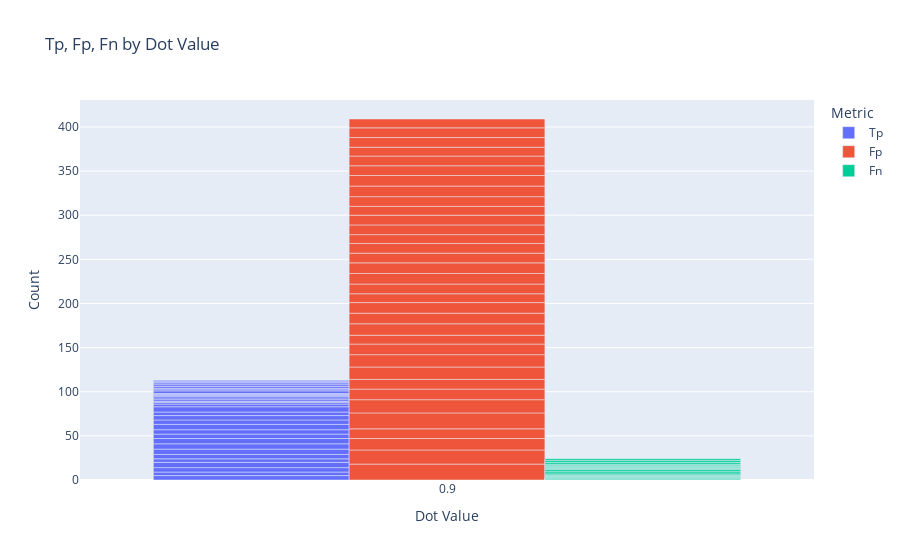

Notebook code cell kept with this figure:
### Code cell
# Melt the DataFrame for Plotly
metrics = df.melt(id_vars=['dot_value', 'distance_counts'], value_vars=['Tp', 'Fp', 'Fn'],
                 var_name='Metric', value_name='Count')

# Create a grouped bar chart
fig = go.Figure()

metrics_unique = metrics['Metric'].unique()

for metric in metrics_unique:
    fig.add_trace(go.Bar(
        name=metric,
        x=metrics[metrics['Metric'] == metric]['dot_value'],
        y=metrics[metrics['Metric'] == metric]['Count']
    ))

fig.update_layout(
    barmode='group',
    title='Tp, Fp, Fn by Dot Value',
    xaxis_title='Dot Value',
    yaxis_title='Count',
    legend_title='Metric'
)

fig.show()

### Figure 1 — Plotly figure (JSON) as saved in the notebook; plotly's stock layout.template omitted (floating-point values rounded to 4 significant figures)
{"data": [{"name": "Tp", "type": "bar", "x": [0.9, 0.9, 0.9, 0.9, 0.9, 0.9, 0.9, 0.9, 0.9, 0.9, 0.9, 0.9, 0.9, 0.9, 0.9, 0.9, 0.9, 0.9, 0.9, 0.9, 0.9, 0.9, 0.9, 0.9, 0.9, 0.9, 0.9, 0.9, 0.9, 0.9, 0.9, 0.9, 0.9, 0.9], "y": [5, 4, 5, 6, 4, 5, 6, 6, 6, 5, 5, 6, 5, 5, 4, 6, 3, 2, 1, 2, 2, 2, 1, 1, 1, 3, 2, 1, 2, 2, 2, 1, 1, 1]}, {"name": "Fp", "type": "bar", "x": [0.9, 0.9, 0.9, 0.9, 0.9, 0.9, 0.9, 0.9, 0.9, 0.9, 0.9, 0.9, 0.9, 0.9, 0.9, 0.9, 0.9, 0.9, 0.9, 0.9, 0.9, 0.9, 0.9, 0.9, 0.9, 0.9, 0.9, 0.9, 0.9, 0.9, 0.9, 0.9, 0.9, 0.9], "y": [18, 16, 13, 11, 18, 15, 12, 11, 14, 14, 12, 10, 13, 12, 12, 10, 11, 12, 12, 11, 11, 10, 11, 11, 10, 11, 12, 12, 11, 11, 10, 11, 11, 10]}, {"name": "Fn", "type": "bar", "x": [0.9, 0.9, 0.9, 0.9, 0.9, 0.9, 0.9, 0.9, 0.9, 0.9, 0.9, 0.9, 0.9, 0.9, 0.9, 0.9, 0.9, 0.9, 0.9, 0.9, 0.9, 0.9, 0.9, 0.9, 0.9, 0.9, 0.9, 0.9, 0.9, 0.9, 0.9, 0.9, 0.9, 0.9], "y": [0, 0, 0, 0, 0, 0, 0, 0, 0, 0, 0, 0, 0, 0, 0, 0, 1, 1, 1, 1, 1, 1, 2, 2, 2, 1, 1, 1, 1, 1, 1, 2, 2, 2]}], "layout": {"barmode": "group", "legend": {"title": {"text": "Metric"}}, "title": {"text": "Tp, Fp, Fn by Dot Value"}, "xaxis": {"title": {"text": "Dot Value"}}, "yaxis": {"title": {"text": "Count"}}}}
